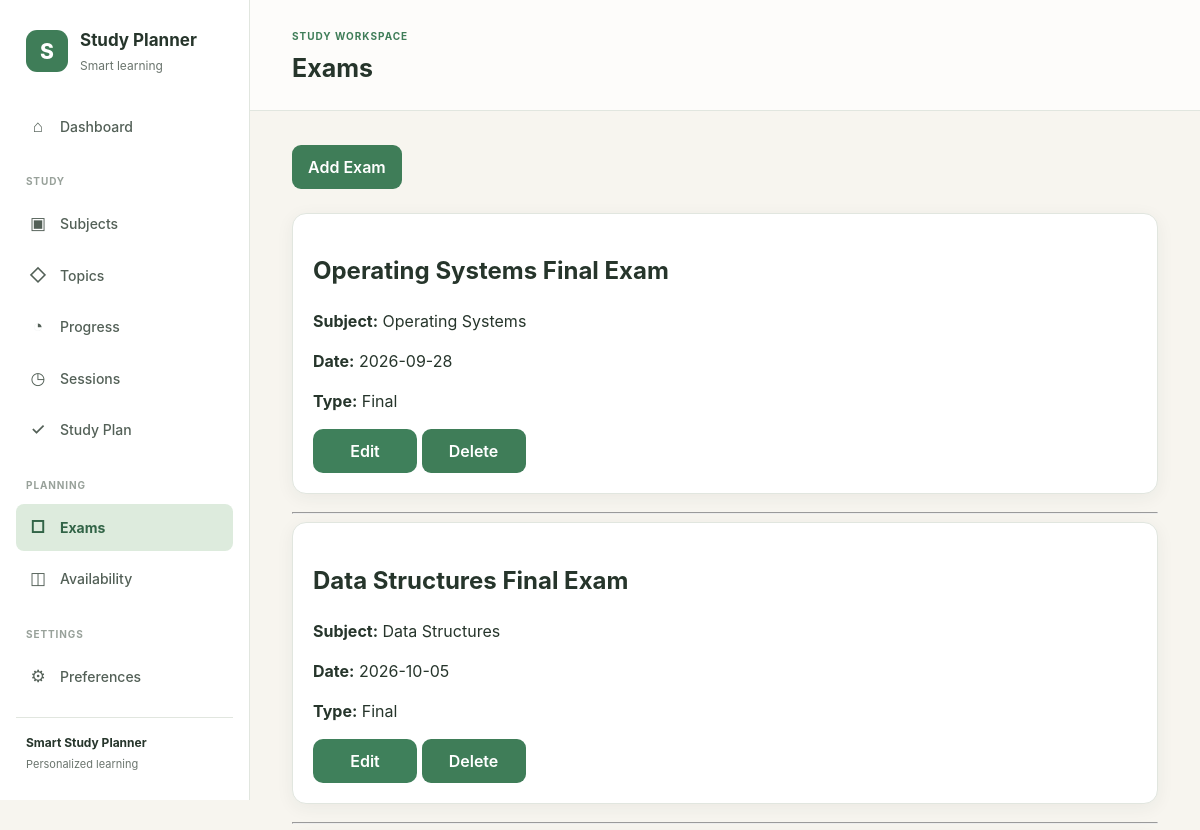
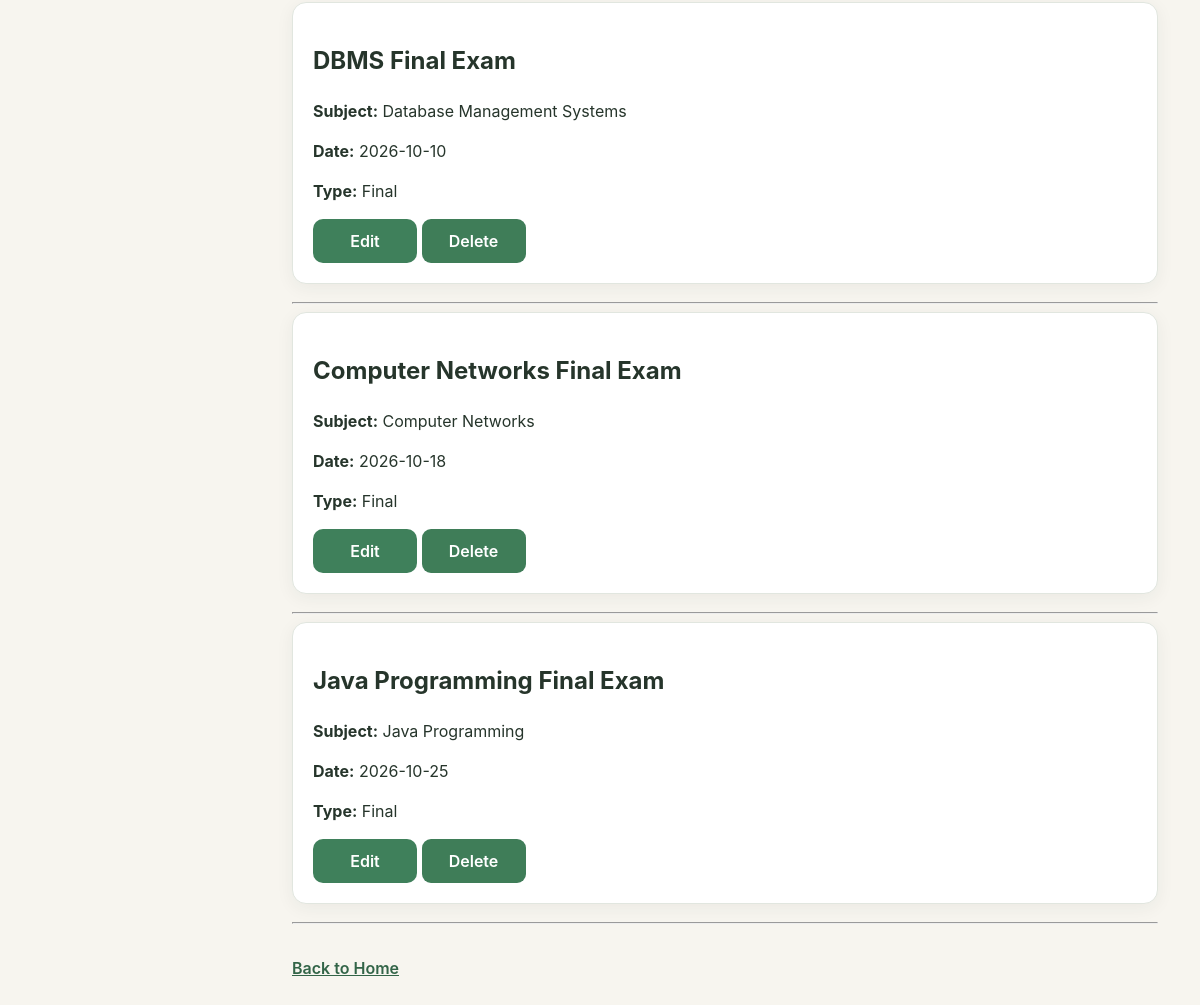
/exams, run on the app's committed database (2 pictures, top to bottom).
### tables this page shows
CREATE TABLE exams (
    exam_id INTEGER PRIMARY KEY AUTOINCREMENT,

    subject_id INTEGER NOT NULL,

    exam_name TEXT NOT NULL,

    exam_date TEXT NOT NULL,

    exam_type TEXT NOT NULL DEFAULT 'Final',

    FOREIGN KEY (subject_id)
        REFERENCES subjects(subject_id)
        ON DELETE CASCADE,

    CHECK (
        exam_type IN (
            'Minor',
            'Midterm',
            'Final',
            'Assignment',
            'Practical',
            'Other'
        )
    )
);

CREATE TABLE subjects (
    subject_id INTEGER PRIMARY KEY AUTOINCREMENT,

    student_id INTEGER NOT NULL,

    name TEXT NOT NULL,

    description TEXT,

    created_at TEXT NOT NULL DEFAULT CURRENT_TIMESTAMP,

    FOREIGN KEY (student_id)
        REFERENCES students(student_id)
        ON DELETE CASCADE,

    UNIQUE(student_id, name)
);

### app.py (the view)
@app.route("/exams")
def exams():
    db = get_db()
    cursor = db.execute("""
        SELECT
            exams.exam_id,
            exams.exam_name,
            exams.exam_date,
            exams.exam_type,
            subjects.subject_id,
            subjects.name AS subject_name
        FROM exams
        JOIN subjects
            ON exams.subject_id = subjects.subject_id
        WHERE subjects.student_id = ?
        ORDER BY exams.exam_date
    """, (1,))
    exams = cursor.fetchall()
    return render_template(
        "exams.html",
        exams=exams
    )

### app.py (called while the page is built)
def get_db():
    if "db" not in g:
        g.db = sqlite3.connect(DATABASE)
        g.db.row_factory = sqlite3.Row
        g.db.execute("PRAGMA foreign_keys = ON")
    return g.db

### templates/exams.html (shortened to what this page needs)
{% extends 'base.html' %}
{% block page_heading %}Exams{% endblock %}
{% block content %}
<div class="container">
        <a href="{{ url_for('add_exam') }}">
            <button>Add Exam</button>
        </a>
        <br><br>
        {% if exams %}
            {% for exam in exams %}
                <div class="exam-card">
                    <h2>{{ exam["exam_name"] }}</h2>
                    <p>
                        <strong>Subject:</strong>
                        {{ exam["subject_name"] }}
                    </p>
                    <p>
                        <strong>Date:</strong>
                        {{ exam["exam_date"] }}
                    </p>
                    <p>
                        <strong>Type:</strong>
                        {{ exam["exam_type"] }}
                    </p>
                    <a href="{{ url_for(
                        'edit_exam',
                        exam_id=exam['exam_id']
                    ) }}"
                    class="action-btn">
                        Edit
                    </a>
                    <form
                        action="{{ url_for(
                            'delete_exam',
                            exam_id=exam['exam_id']
                        ) }}"
                        method="POST"
                        style="display:inline;"
                    >
                        <button
                            type="submit"
                            class="action-btn"
                            onclick="return confirm('Delete this exam?')"
                        >
                            Delete
                        </button>
                    </form>
                </div>
                <hr>
            {% endfor %}
        {% else %}
            <p>No exams found.</p>
        {% endif %}
        <br>
        <a href="{{ url_for('home') }}">
            Back to Home
        </a>
    </div>
{% endblock %}

### static/css/style.css (style rules this page uses)
:root { --bg-main: #f7f5ef; --bg-card: #ffffff; --primary: #3f7d58; --primary-dark: #326447; --primary-light: #ddebdd; --text-main: #26352b; --text-muted: #6b756e; --border: #e1e6df; --surface-soft: #f3f6f2; --danger: #b94a48; --danger-light: #f8dddd; --warning: #a66a20; --warning-light: #f8ead5; --shadow: 0 4px 18px rgba(38, 53, 43, 0.06); }
* { box-sizing: border-box; }
body { min-height: 100vh; margin: 0; background: var(--bg-main); color: var(--text-main); font-family: Inter, -apple-system, BlinkMacSystemFont, "Segoe UI", sans-serif; line-height: 1.5; }
a { color: inherit; }
h1, h2, h3, p { overflow-wrap: anywhere; }
button, input, select, textarea { font: inherit; }
button, .btn { display: inline-flex; align-items: center; justify-content: center; gap: 8px; padding: 10px 16px; border: 1px solid transparent; border-radius: 8px; background: var(--primary); color: #ffffff; font-weight: 650; text-decoration: none; cursor: pointer; transition: background 0.15s ease, transform 0.15s ease; }
form { margin: 0; }
.container, .page-container { width: 100%; max-width: 1200px; margin: 0 auto; padding: 24px; }
.page-content .container { width: 100%; max-width: 1100px; margin: 0; padding: 0; }
.page-content .container button, .page-content .container a.button { display: inline-flex; align-items: center; justify-content: center; gap: 8px; min-height: 40px; padding: 10px 16px; color: #ffffff; background: var(--primary); border: 0; border-radius: 9px; font: inherit; font-weight: 600; text-decoration: none; cursor: pointer; }
.page-content .container a { color: var(--primary-dark); font-weight: 600; }
.page-content .container .exam-card, .page-content .container .topic-card, .page-content .container .session-card, .page-content .container .progress-card, .page-content .container .preference-card, .page-content .container .availability-card, .page-content .container .study-session, .page-content .container .study-date { margin: 0 0 18px; padding: 20px; background: var(--bg-card); border: 1px solid var(--border); border-radius: 14px; box-shadow: var(--shadow); }
.action-btn { display: inline-flex; align-items: center; justify-content: center; box-sizing: border-box; width: 104px; height: 44px; padding: 0; border: none; border-radius: 10px; background-color: #3f805b; color: #ffffff; font-family: inherit; font-size: 16px; font-weight: 600; line-height: 1; text-decoration: none; cursor: pointer; vertical-align: middle; }
.action-btn, .action-btn:visited, .action-btn:hover, .action-btn:focus { color: #ffffff !important; }

### data on the page
exams: exam_name "Operating Systems Final Exam", subject_name "Operating Systems", exam_date "2026-09-28", exam_type "Final"
exams: exam_name "Data Structures Final Exam", subject_name "Data Structures", exam_date "2026-10-05", exam_type "Final"
exams: exam_name "DBMS Final Exam", subject_name "Database Management Systems", exam_date "2026-10-10", exam_type "Final"
exams: exam_name "Computer Networks Final Exam", subject_name "Computer Networks", exam_date "2026-10-18", exam_type "Final"
exams: exam_name "Java Programming Final Exam", subject_name "Java Programming", exam_date "2026-10-25", exam_type "Final"
